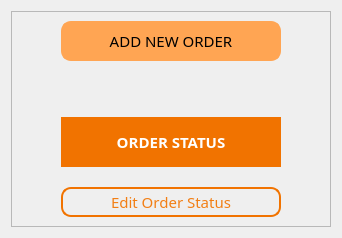
                <widget class="QWidget" name="tab_2">
                 <attribute name="title">
                  <string>Order</string>
                 </attribute>
                 <layout class="QVBoxLayout" name="verticalLayout_9">
                  <item>
                   <widget class="QFrame" name="frame_6">
                    <property name="styleSheet">
                     <string notr="true">QLabel{color:white;background-color:#F17300; border: solid white; border-radius: 0;}
QPushButton{color:#F27E14; border:2px solid #F17300; border-radius: 10px;padding:2px;}
QPushButton::hover{border:2px solid white; background-color:#F27E14; color:white;}
QPushButton#addOrdButton{color: black; background-color: #FFA553; border: 2px solid #FFA553;}
QPushButton#addOrdButton::hover{color:#FFA553; background-color: black; border: 2px solid black;}
</string>
                    </property>
                    <property name="frameShape">
                     <enum>QFrame::StyledPanel</enum>
                    </property>
                    <property name="frameShadow">
                     <enum>QFrame::Raised</enum>
                    </property>
                    <layout class="QGridLayout" name="gridLayout_4">
                     <property name="horizontalSpacing">
                      <number>60</number>
                     </property>
                     <property name="verticalSpacing">
                      <number>20</number>
                     </property>
                     <item row="0" column="1">
                      <widget class="QPushButton" name="addOrdButton">
                       <property name="minimumSize">
                        <size>
                         <width>220</width>
                         <height>40</height>
                        </size>
                       </property>
                       <property name="maximumSize">
                        <size>
                         <width>220</width>
                         <height>40</height>
                        </size>
                       </property>
                       <property name="font">
                        <font>
                         <family>Montserrat</family>
                         <pointsize>11</pointsize>
                        </font>
                       </property>
                       <property name="cursor">
                        <cursorShape>PointingHandCursor</cursorShape>
                       </property>
                       <property name="styleSheet">
                        <string notr="true"/>
                       </property>
                       <property name="text">
                        <string>ADD NEW ORDER</string>
                       </property>
                      </widget>
                     </item>
                     <item row="2" column="1">
                      <widget class="QLabel" name="label_15">
                       <property name="minimumSize">
                        <size>
                         <width>220</width>
                         <height>50</height>
                        </size>
                       </property>
                       <property name="maximumSize">
                        <size>
                         <width>220</width>
                         <height>50</height>
                        </size>
                       </property>
                       <property name="font">
                        <font>
                         <family>Montserrat</family>
                         <pointsize>11</pointsize>
                         <weight>75</weight>
                         <bold>true</bold>
                        </font>
                       </property>
                       <property name="text">
                        <string>ORDER STATUS</string>
                       </property>
                       <property name="alignment">
                        <set>Qt::AlignCenter</set>
                       </property>
                      </widget>
                     </item>
                     <item row="2" column="2">
                      <spacer name="horizontalSpacer_3">
                       <property name="orientation">
                        <enum>Qt::Horizontal</enum>
                       </property>
                       <property name="sizeHint" stdset="0">
                        <size>
                         <width>40</width>
                         <height>20</height>
                        </size>
                       </property>
                      </spacer>
                     </item>
                     <item row="2" column="0">
                      <spacer name="horizontalSpacer_4">
                       <property name="orientation">
                        <enum>Qt::Horizontal</enum>
                       </property>
                       <property name="sizeHint" stdset="0">
                        <size>
                         <width>40</width>
                         <height>20</height>
                        </size>
                       </property>
                      </spacer>
                     </item>
                     <item row="3" column="1">
                      <widget class="QPushButton" name="edit_order_status">
                       <property name="minimumSize">
                        <size>
                         <width>220</width>
                         <height>30</height>
                        </size>
                       </property>
                       <property name="maximumSize">
                        <size>
                         <width>220</width>
                         <height>30</height>
                        </size>
                       </property>
                       <property name="font">
                        <font>
                         <family>Montserrat</family>
                         <pointsize>11</pointsize>
                        </font>
                       </property>
                       <property name="cursor">
                        <cursorShape>PointingHandCursor</cursorShape>
                       </property>
                       <property name="text">
                        <string>Edit Order Status</string>
                       </property>
                      </widget>
                     </item>
                     <item row="1" column="1">
                      <spacer name="verticalSpacer_2">
                       <property name="orientation">
                        <enum>Qt::Vertical</enum>
                       </property>
                       <property name="sizeType">
                        <enum>QSizePolicy::Fixed</enum>
                       </property>
                       <property name="sizeHint" stdset="0">
                        <size>
                         <width>20</width>
                         <height>36</height>
                        </size>
                       </property>
                      </spacer>
                     </item>
                    </layout>
                   </widget>
                  </item>
                 </layout>
                </widget>
